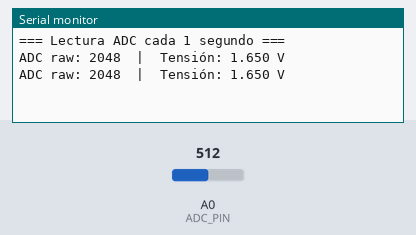
Simulated run of this sketch. Board: Arduino Zero (SAMD21). Shown: the last lines printed to the serial monitor. The inputs (shaded band) are chosen by the test bench; at power-on: A0 (ADC_PIN) = 512 (analog values on the 0–1023 scale).

Above: at 1.8 s.
1.9 s: A0 (ADC_PIN) set to 264
At 2.8 s:
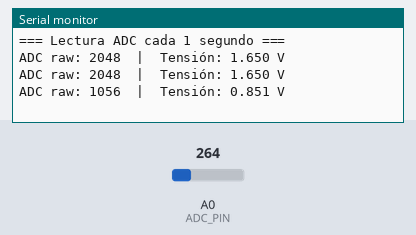
3.4 s: A0 (ADC_PIN) set to 235
At 4.8 s:
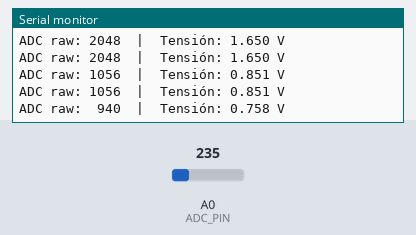
6.5 s: A0 (ADC_PIN) set to 27
At 7.8 s:
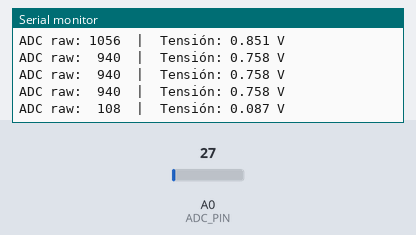
8.0 s: A0 (ADC_PIN) set to 23
At 8.8 s:
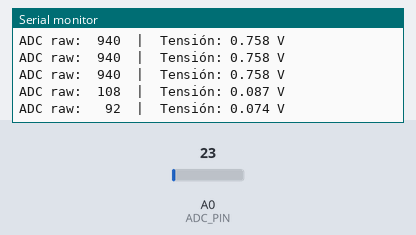

Measured:
- the behaviour switches between 250 and 249 on A0 (ADC_PIN) (found by bisection; images 1 and 2)
- the behaviour switches between 25 and 24 on A0 (ADC_PIN) (found by bisection; images 3 and 4)
- after the input at 1.9 s, the serial monitor: prints a new line after 0.10 s (image 1)
- after the input at 3.4 s, the serial monitor: prints a new line after 0.60 s (image 2)
- after the input at 6.5 s, the serial monitor: prints a new line after 0.50 s (image 3)
- after the input at 8.0 s, the serial monitor: prints a new line at once (image 4)

The sketch:

Apartado_1.ino
```cpp
const int ADC_PIN = A0;
int raw = 0;
float voltage = 0;
char buf[64];

void setup() {
  Serial.begin(115200);
  while (!Serial);
  analogReadResolution(12); // Nano 33 BLE soporta 12 bits (0-4095)
  Serial.println("=== Lectura ADC cada 1 segundo ===");
}

void loop() {

  raw = analogRead(ADC_PIN);
  voltage = raw * 3.3f / 4095.0f;
  sprintf(buf, "ADC raw: %4d  |  Tensión: %.3f V", raw, voltage);
  Serial.println(buf);
  delay(1000);
}
```
